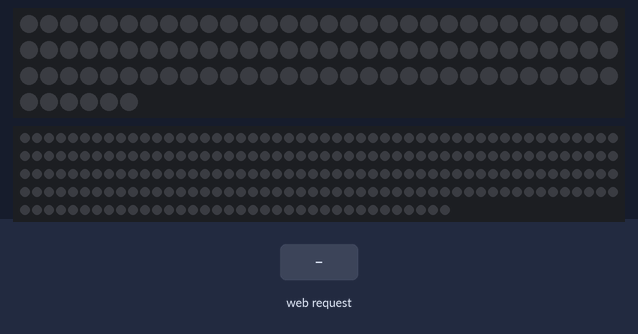
The sketch below on a simulated Arduino Leonardo, built with avr-gcc and run on an emulated ATmega32U4. Parts: 96 RGB LEDs in strip order, left to right, continuing on the next row, 236 RGB LEDs in strip order, left to right, continuing on the next row. Inputs (shaded band) come from the test bench. Dim RGB values are drawn brighter than linear; WiFi joins after 1.5 s; servers stay silent unless stated; random numbers use the default seed unless the sketch sets one.

Above: at 1.2 s.
1.3 s: HTTP request GET /rainbow received
At 2.2 s:
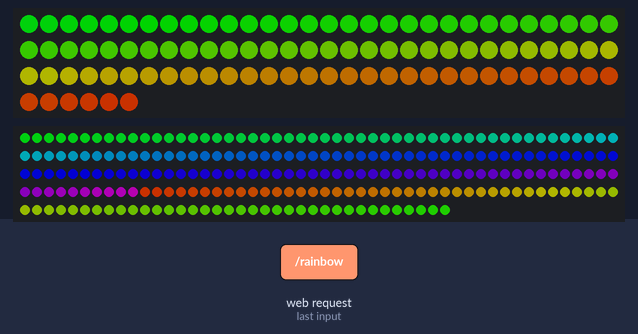
3.0 s: HTTP request GET /rgb/ received
At 3.09 s:
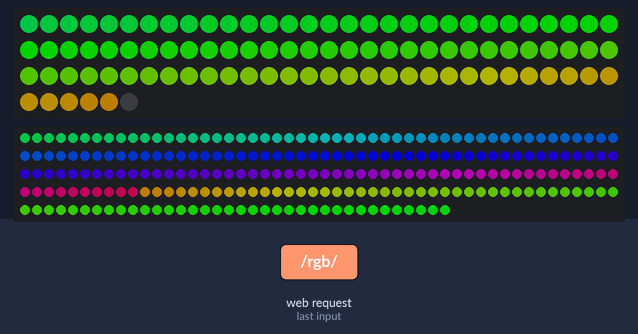
4.8 s: HTTP request GET /range/ received
At 4.85 s:
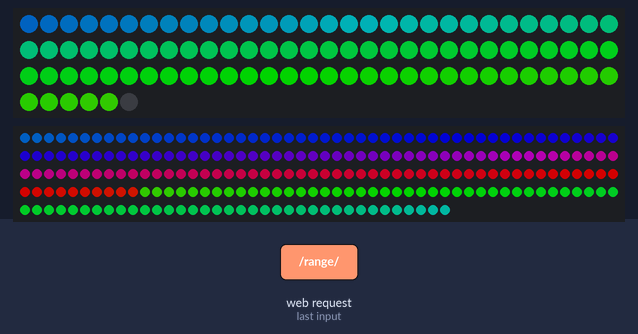
6.5 s: HTTP request GET /fire received
At 6.7 s:
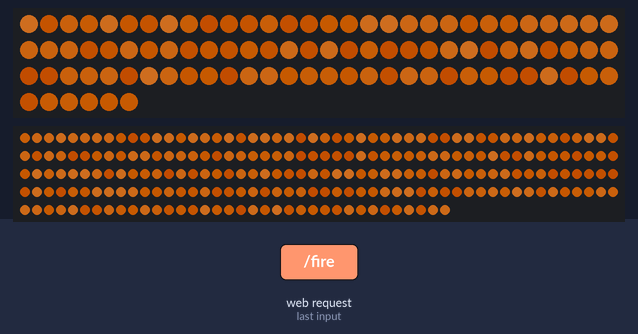
8.5 s: HTTP request GET /rainbow received
10.5 s: HTTP request GET /rgb/ received
At 10.55 s:
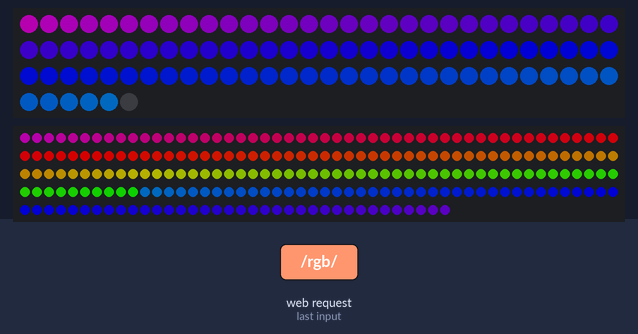

Measured:
- after the input at 1.3 s, the LEDs: first change after 0.10 s (image 1 shows a later state)

The sketch:

httpledstripe_uip.ino
```cpp
/*
 WS2811 Rainbow LED Stripe Web Server
 by Stefan Willmeroth
*/

#include <UIPEthernet.h>
#include <Adafruit_NeoPixel.h>

// Which pin on the Arduino is connected to the NeoPixels?
#define LEDPIN1           24
#define LEDPIN2           26

// How many NeoPixels are attached to the Arduino?
#define NUMPIXELS1     96
#define NUMPIXELS2     236

// Enter a MAC address and IP address for your controller below.
byte mac[] = { 0x90, 0x42, 0xDA, 0x0D, 0x5D, 0x99 };

// The IP address will be dependent on your local network:
IPAddress ip(10,222,11,16);

// Initialize the Ethernet server library
// with the IP address and port you want to use
// (port 80 is default for HTTP):
EthernetServer server(80);

// control special effects
boolean fire=false;
boolean rainbow=false;
uint16_t rainbowColor=0;

// setup network and output pins
void setup() {
  // Initialize all pixels to 'off'
  stripe_setup();

  // start the Ethernet connection and the server:
  Ethernet.begin(mac, ip);
  server.begin();

/*
// Open serial communications and wait for port to open:
  Serial.begin(9600);
   while (!Serial) {
    ; // wait for serial port to connect. Needed for Leonardo only
  }
  Serial.println("Booting");
  Serial.print("HTTP LED stripe server is at ");
  Serial.println(Ethernet.localIP());
*/
}

// request receive loop
void loop() {
  // listen for incoming clients
  EthernetClient client = server.available();
  if (client) {
//    Serial.println("new client");

    String inputLine = "";
    // an http request ends with a blank line
    boolean currentLineIsBlank = true;
    boolean isGet = false;
    boolean isPost = false;
    boolean isPostData = false;
    int postDataLength;
    int ledix = 0;
    int tupel = 0;
    int redLevel = 0;
    int greenLevel = 0;
    int blueLevel = 0;

    while (client.connected()) {
      if (client.available()) {
        char c = client.read();
        if (isPostData && postDataLength > 0) {
          switch (tupel++) {
            case 0:
              redLevel = colorVal(c);
              break;
            case 1:
              greenLevel = colorVal(c);
              break;
            case 2:
              blueLevel = colorVal(c);
              tupel = 0;
              stripe_setPixelColor(ledix++, stripe_color(redLevel,greenLevel,blueLevel));
              break;
          }
          if (--postDataLength == 0) {
            stripe_show();
            sendOkResponse(client);
            break;
          }
        }
        // if you've gotten to the end of the line (received a newline
        // character) and the line is blank, the http request has ended,
        // so you can send a reply
        if (c == '\n' && currentLineIsBlank) {
          if (isPost) {
            isPostData = true;
            continue;
          } else {
            // send http response
            if (isGet) {
              sendOkResponse(client);
            } else {
              client.println(F("HTTP/1.1 500 Invalid request"));
              client.println(F("Connection: close"));  // the connection will be closed after completion of the response
              client.println();
            }
            break;
          }
        }
        if (c == '\n') {
          // http starting a new line, evaluate current line
          currentLineIsBlank = true;
//          Serial.println(inputLine);

          // SET SINGLE PIXEL url should be GET /rgb/n/rrr,ggg,bbb
          if (inputLine.length() > 3 && inputLine.substring(0,9) == F("GET /rgb/")) {
            int slash = inputLine.indexOf('/', 9 );
            ledix = inputLine.substring(9,slash).toInt();
            int urlend = inputLine.indexOf(' ', 9 );
            String getParam = inputLine.substring(slash+1,urlend+1);
            int komma1 = getParam.indexOf(',');
            int komma2 = getParam.indexOf(',',komma1+1);
            redLevel = getParam.substring(0,komma1).toInt();
            greenLevel = getParam.substring(komma1+1,komma2).toInt();
            blueLevel = getParam.substring(komma2+1).toInt();
            stripe_setPixelColor(ledix, stripe_color(redLevel,greenLevel,blueLevel));
            stripe_show();
            isGet = true;
          }
          // SET PIXEL RANGE url should be GET /range/x,y/rrr,ggg,bbb
          if (inputLine.length() > 3 && inputLine.substring(0,11) == F("GET /range/")) {
            int slash = inputLine.indexOf('/', 11 );
            int komma1 = inputLine.indexOf(',');
            int x = inputLine.substring(11, komma1).toInt();
            int y = inputLine.substring(komma1+1, slash).toInt();
            int urlend = inputLine.indexOf(' ', 11 );
            String getParam = inputLine.substring(slash+1,urlend+1);
            komma1 = getParam.indexOf(',');
            int komma2 = getParam.indexOf(',',komma1+1);
            redLevel = getParam.substring(0,komma1).toInt();
            greenLevel = getParam.substring(komma1+1,komma2).toInt();
            blueLevel = getParam.substring(komma2+1).toInt();
            for(int i=x; i<=y; i++) {
              stripe_setPixelColor(i, stripe_color(redLevel,greenLevel,blueLevel));
            }
            stripe_show();
            isGet = true;
          }
          // POST PIXEL DATA
          if (inputLine.length() > 3 && inputLine.substring(0,10) == F("POST /leds")) {
            isPost = true;
          }
          if (inputLine.length() > 3 && inputLine.substring(0,16) == F("Content-Length: ")) {
            postDataLength = inputLine.substring(16).toInt();
          }
          // SET ALL PIXELS OFF url should be GET /off
          if (inputLine.length() > 3 && inputLine.substring(0,8) == F("GET /off")) {
            reset();
            isGet = true;
          }
          // GET STATUS url should be GET /status
          if (inputLine.length() > 3 && inputLine.substring(0,11) == F("GET /status")) {
            isGet = true;
          }
          // SET FIRE EFFECT
          if (inputLine.length() > 3 && inputLine.substring(0,9) == F("GET /fire")) {
            fire = true;
            rainbow = false;
            stripe_setBrightness(128);
            isGet = true;
          }
          // SET RAINBOW EFFECT
          if (inputLine.length() > 3 && inputLine.substring(0,12) == F("GET /rainbow")) {
            rainbow = true;
            fire = false;
            stripe_setBrightness(128);
            isGet = true;
          }
          inputLine = "";
        }
        else if (c != '\r') {
          // add character to the current line
          currentLineIsBlank = false;
          inputLine += c;
        }
      }
    }
    // give the web browser time to receive the data
    delay(1);
    // close the connection:
    client.stop();
//    Serial.println("client disconnected");
  }
  if (fire) fireEffect();
  if (rainbow) rainbowCycle();
}

// Reset stripe, all LED off and no effects
void reset() {
  for(int i=0; i<stripe_numPixels(); i++) {
    stripe_setPixelColor(i, 0);
  }
  stripe_setBrightness(255);
  stripe_show();
  fire = false;
  rainbow = false;
}

// LED flicker fire effect
void fireEffect() {
  for(int x = 0; x <stripe_numPixels(); x++) {
    int flicker = random(0,55);
    int r1 = 226-flicker;
    int g1 = 121-flicker;
    int b1 = 35-flicker;
    if(g1<0) g1=0;
    if(r1<0) r1=0;
    if(b1<0) b1=0;
    stripe_setPixelColor(x,stripe_color(r1,g1, b1));
  }
  stripe_show();
  delay(random(10,113));
}

// Slightly different, this makes the rainbow equally distributed throughout
void rainbowCycle() {
  uint16_t i;

  if (rainbowColor++>255) rainbowColor=0;
  for(i=0; i< stripe_numPixels(); i++) {
    stripe_setPixelColor(i, Wheel(((i * 256 / stripe_numPixels()) + rainbowColor) & 255));
  }
  stripe_show();
  delay(20);
}

// Input a value 0 to 255 to get a color value.
// The colours are a transition r - g - b - back to r.
uint32_t Wheel(byte WheelPos) {
  WheelPos = 255 - WheelPos;
  if(WheelPos < 85) {
    return stripe_color(255 - WheelPos * 3, 0, WheelPos * 3);
  }
  if(WheelPos < 170) {
    WheelPos -= 85;
    return stripe_color(0, WheelPos * 3, 255 - WheelPos * 3);
  }
  WheelPos -= 170;
  return stripe_color(WheelPos * 3, 255 - WheelPos * 3, 0);
}

int colorVal(char c) {
  int i = (c>='0' && c<='9') ? (c-'0') : (c - 'A' + 10);
  return i*i + i*2;
}

void sendOkResponse(EthernetClient client) {
  client.println(F("HTTP/1.1 200 OK"));
  client.println(F("Content-Type: text/html"));
  client.println(F("Connection: close"));  // the connection will be closed after completion of the response
  client.println();
  // standard response
  client.print(F("OK,"));
  client.print(stripe_numPixels());
  client.print(F(","));
  int oncount=0;
  for(int i=0; i<stripe_numPixels(); i++) {
    if (stripe_getPixelColor(i) != 0) oncount++;
  }
  client.println(oncount);
}
```

vstripe.ino
```cpp
// Parameter 1 = number of pixels in strip
// Parameter 2 = Arduino pin number (most are valid)
// Parameter 3 = pixel type flags, add together as needed:
//   NEO_KHZ800  800 KHz bitstream (most NeoPixel products w/WS2812 LEDs)
//   NEO_KHZ400  400 KHz (classic 'v1' (not v2) FLORA pixels, WS2811 drivers)
//   NEO_GRB     Pixels are wired for GRB bitstream (most NeoPixel products)
//   NEO_RGB     Pixels are wired for RGB bitstream (v1 FLORA pixels, not v2)
Adafruit_NeoPixel strip1 = Adafruit_NeoPixel(NUMPIXELS1, LEDPIN1, NEO_GRB + NEO_KHZ800);
Adafruit_NeoPixel strip2 = Adafruit_NeoPixel(NUMPIXELS2, LEDPIN2, NEO_GRB + NEO_KHZ800);

// Initialize all pixels to 'off'
void stripe_setup() {
  strip1.begin();
  strip2.begin();
  stripe_show();
}

void stripe_show() {
  strip1.show();
  strip2.show();
}

void stripe_setPixelColor(uint16_t pixel, uint32_t color) {
  if(pixel < NUMPIXELS1) {
    strip1.setPixelColor(NUMPIXELS1-1-pixel, color);
  } else {
    strip2.setPixelColor(pixel-NUMPIXELS1, color);
  }
}

uint32_t stripe_getPixelColor(uint16_t pixel) {
  if(pixel < NUMPIXELS1) {
    return strip1.getPixelColor(NUMPIXELS1-1-pixel);
  } else {
    return strip2.getPixelColor(pixel-NUMPIXELS1);
  }
}

void stripe_setBrightness(uint8_t b) {
  strip1.setBrightness(b);
  strip2.setBrightness(b);
}

uint16_t stripe_numPixels() {
  return NUMPIXELS1+NUMPIXELS2;
}

uint32_t stripe_color(uint8_t r, uint8_t g, uint8_t b) {
  return ((uint32_t)r << 16) | ((uint32_t)g <<  8) | b;
}
```
